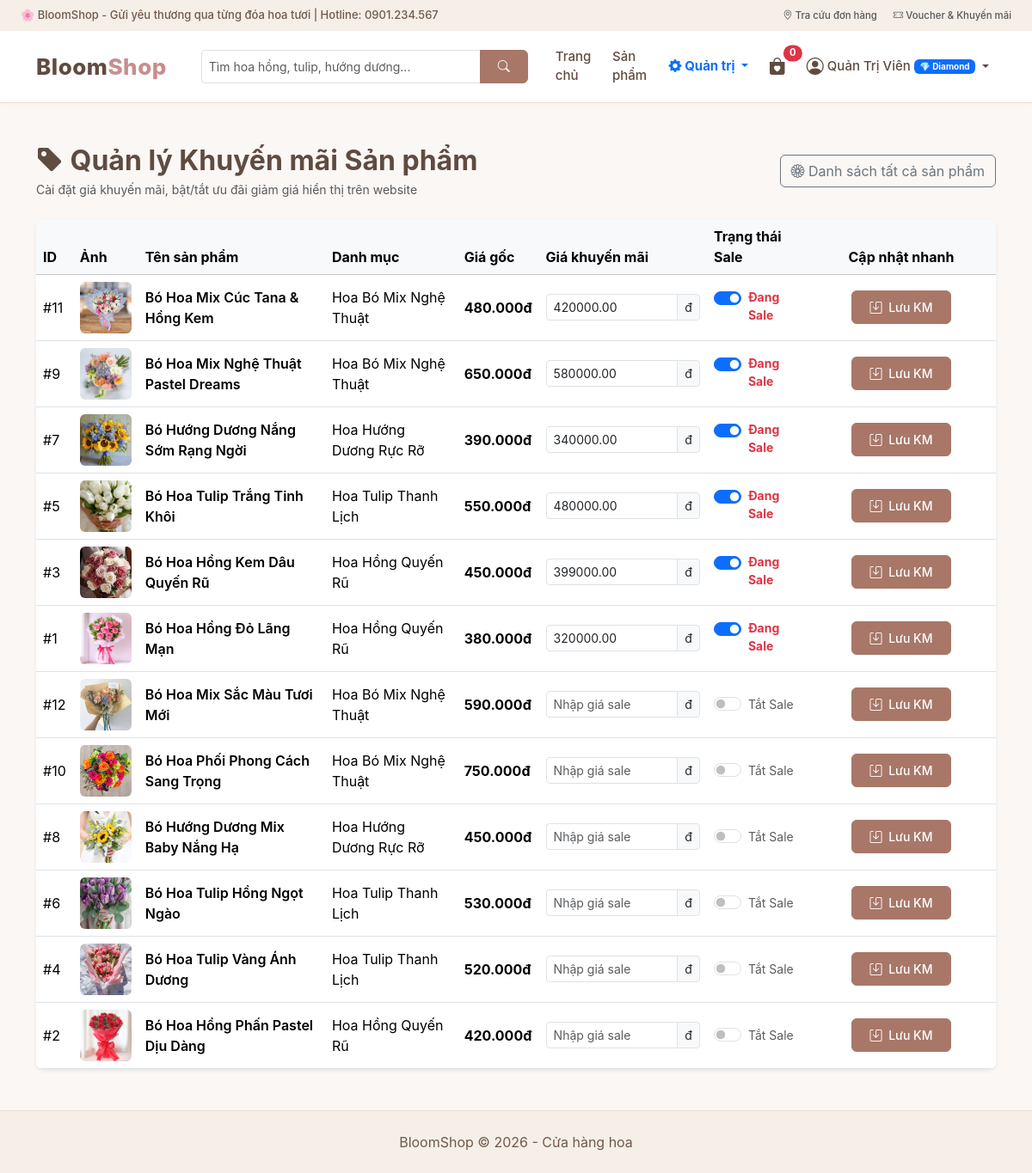
The page /controller/index.php?act=khuyenmai (signed in) on the database its author committed.
### tables this page shows
CREATE TABLE IF NOT EXISTS `sanpham` (
  `id` INT AUTO_INCREMENT PRIMARY KEY,
  `name` VARCHAR(255) NOT NULL,
  `price` DECIMAL(12,2) NOT NULL,
  `sale_price` DECIMAL(12,2) DEFAULT NULL COMMENT 'Giá khuyến mãi',
  `is_sale` TINYINT(1) DEFAULT 0 COMMENT '1: Đang khuyến mãi, 0: Không',
  `image` VARCHAR(255) NOT NULL,
  `description` TEXT DEFAULT NULL,
  `id_dm` INT NOT NULL,
  `created_at` DATETIME DEFAULT CURRENT_TIMESTAMP,
  FOREIGN KEY (`id_dm`) REFERENCES `danhmuc`(`id`) ON DELETE CASCADE
);

CREATE TABLE IF NOT EXISTS `danhmuc` (
  `id` INT AUTO_INCREMENT PRIMARY KEY,
  `name` VARCHAR(255) NOT NULL,
  `created_at` DATETIME DEFAULT CURRENT_TIMESTAMP
);

### model/xl_database.php (called while the page is built, shortened)
<?php
class xl_data extends database
{
    public function readitem($sql, $params = [])
    {
        $conn = $this->connection_database();
        $stmt = $conn->prepare($sql);
        $stmt->execute($params);
        return $stmt->fetchAll(PDO::FETCH_ASSOC);
    }
}

### view/admin_khuyenmai.php (the view, shortened to what this page needs)
<div class="container my-5">
    <div class="d-flex justify-content-between align-items-center mb-4 flex-wrap gap-2">
        <div>
            <h2 class="fw-bold mb-1" style="color: #604b41;">
                <i class="bi bi-tag-fill"></i> Quản lý Khuyến mãi Sản phẩm
            </h2>
            <p class="text-muted small mb-0">Cài đặt giá khuyến mãi, bật/tắt ưu đãi giảm giá hiển thị trên website</p>
        </div>
        <a href="index.php?act=quanlysp" class="btn btn-outline-secondary">
            <i class="bi bi-flower1"></i> Danh sách tất cả sản phẩm
        </a>
    </div>
    <div class="card border-0 shadow-sm rounded-3 overflow-hidden bg-white">
        <div class="table-responsive">
            <table class="table table-hover align-middle mb-0">
                <thead class="table-light">
                    <tr>
                        <th>ID</th>
                        <th>Ảnh</th>
                        <th>Tên sản phẩm</th>
                        <th>Danh mục</th>
                        <th>Giá gốc</th>
                        <th>Giá khuyến mãi</th>
                        <th>Trạng thái Sale</th>
                        <th class="text-center" style="width: 220px;">Cập nhật nhanh</th>
                    </tr>
                </thead>
                <tbody>
                    <?php if (!empty($danhsach_sp)) { foreach ($danhsach_sp as $sp) {
                    ?>
                        <tr>
                            <td>#<?= $sp['id'] ?></td>
                            <td>
                                <img src="/bloomshop/view/image/sanpham/<?= htmlspecialchars($sp['image']) ?>" width="60" height="60" class="rounded object-fit-cover" alt="" onerror="this.src='/bloomshop/view/image/banner.jpg'">
                            </td>
                            <td class="fw-semibold"><?= htmlspecialchars($sp['name']) ?></td>
                            <td><?= htmlspecialchars($sp['tendanhmuc']) ?></td>
                            <td class="fw-bold"><?= number_format($sp['price'], 0, ',', '.') ?>đ</td>
                            <form method="POST" action="index.php?act=capnhatkhuyenmai">
                                <td>
                                    <div class="input-group input-group-sm">
                                        <input type="number" min="0" step="1000" name="sale_price" class="form-control" value="<?= $sp['sale_price'] ?>" placeholder="Nhập giá sale">
                                        <span class="input-group-text">đ</span>
                                    </div>
                                </td>
                                <td>
                                    <div class="form-check form-switch">
                                        <input class="form-check-input" type="checkbox" name="is_sale" value="1" id="sale_<?= $sp['id'] ?>" <?= (!empty($sp['is_sale'])) ? 'checked' : '' ?>>
                                        <label class="form-check-label small" for="sale_<?= $sp['id'] ?>">
                                            <?= (!empty($sp['is_sale'])) ? '<span class="text-danger fw-bold">Đang Sale</span>' : '<span class="text-muted">Tắt Sale</span>' ?>
                                        </label>
                                    </div>
                                </td>
                                <td class="text-center">
                                    <button type="submit" name="capnhatkm" class="btn btn-bloom btn-sm">
                                        <i class="bi bi-save me-1"></i> Lưu KM
                                    </button>
                                </td>
                            </form>
                        </tr>
                    <?php }} else { ?>
                        <tr>
                            <td colspan="8" class="text-center py-4 text-muted">Chưa có sản phẩm nào.</td>
                        </tr>
                    <?php } ?>
                </tbody>
            </table>
        </div>
    </div>
</div>

### view/css/style.css (style rules this page uses)
:root { --bloom-primary: #a87768; --bloom-hover: #81594e; --bloom-dark: #604b41; --bloom-light: #faf7f5; --bloom-cream: #f5efe8; --bloom-accent: #c98d8d; --bloom-border: #ebdcd5; }
html { scroll-behavior: smooth; }
body { margin: 0; font-family: -apple-system, BlinkMacSystemFont, "Segoe UI", Roboto, "Helvetica Neue", Arial, sans-serif; background-color: var(--bloom-light); color: #4a3e3d; text-rendering: optimizeLegibility; -webkit-font-smoothing: antialiased; }
a { color: var(--bloom-primary); text-decoration: none; transition: color 0.2s ease; }
.table-responsive { -webkit-overflow-scrolling: touch; }
.hero-button, .btn-bloom { background-color: var(--bloom-primary); border-color: var(--bloom-primary); color: #ffffff; padding: 8px 20px; border-radius: 6px; font-weight: 500; transition: all 0.2s ease; }

### rows shown on the page
sanpham: id "11", image (picture), name "Bó Hoa Mix Cúc Tana & Hồng Kem", id_dm.name "Hoa Bó Mix Nghệ Thuật", price "480.000", sale_price "420000.00", is_sale "☑", shows "Đang Sale"
sanpham: id "9", image (picture), name "Bó Hoa Mix Nghệ Thuật Pastel Dreams", id_dm.name "Hoa Bó Mix Nghệ Thuật", price "650.000", sale_price "580000.00", is_sale "☑", shows "Đang Sale"
sanpham: id "7", image (picture), name "Bó Hướng Dương Nắng Sớm Rạng Ngời", id_dm.name "Hoa Hướng Dương Rực Rỡ", price "390.000", sale_price "340000.00", is_sale "☑", shows "Đang Sale"
sanpham: id "5", image (picture), name "Bó Hoa Tulip Trắng Tinh Khôi", id_dm.name "Hoa Tulip Thanh Lịch", price "550.000", sale_price "480000.00", is_sale "☑", shows "Đang Sale"
sanpham: id "3", image (picture), name "Bó Hoa Hồng Kem Dâu Quyến Rũ", id_dm.name "Hoa Hồng Quyến Rũ", price "450.000", sale_price "399000.00", is_sale "☑", shows "Đang Sale"
sanpham: id "1", image (picture), name "Bó Hoa Hồng Đỏ Lãng Mạn", id_dm.name "Hoa Hồng Quyến Rũ", price "380.000", sale_price "320000.00", is_sale "☑", shows "Đang Sale"
sanpham: id "12", image (picture), name "Bó Hoa Mix Sắc Màu Tươi Mới", id_dm.name "Hoa Bó Mix Nghệ Thuật", price "590.000", shows "Tắt Sale"
sanpham: id "10", image (picture), name "Bó Hoa Phối Phong Cách Sang Trọng", id_dm.name "Hoa Bó Mix Nghệ Thuật", price "750.000", shows "Tắt Sale"
sanpham: id "8", image (picture), name "Bó Hướng Dương Mix Baby Nắng Hạ", id_dm.name "Hoa Hướng Dương Rực Rỡ", price "450.000", shows "Tắt Sale"
sanpham: id "6", image (picture), name "Bó Hoa Tulip Hồng Ngọt Ngào", id_dm.name "Hoa Tulip Thanh Lịch", price "530.000", shows "Tắt Sale"
sanpham: id "4", image (picture), name "Bó Hoa Tulip Vàng Ánh Dương", id_dm.name "Hoa Tulip Thanh Lịch", price "520.000", shows "Tắt Sale"
sanpham: id "2", image (picture), name "Bó Hoa Hồng Phấn Pastel Dịu Dàng", id_dm.name "Hoa Hồng Quyến Rũ", price "420.000", shows "Tắt Sale"

### other values the page prints
$cart_count "0"
$_SESSION['name'] "Quản Trị Viên"
